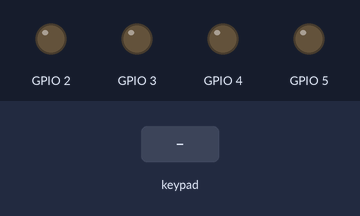
Recording of a sketch running on a simulated ESP32. Parts: output pins drawn as LEDs (lit = HIGH). The inputs (shaded band) are chosen by the test bench.

Above: at 1.2 s.
1.3 s: key 'U' pressed
At 1.5 s:
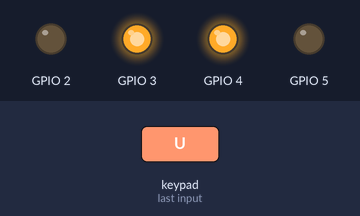
3.2 s: key 'D' pressed
At 3.4 s:
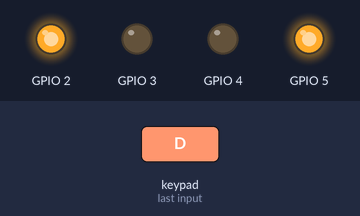
5.1 s: key 'L' pressed
At 5.3 s:
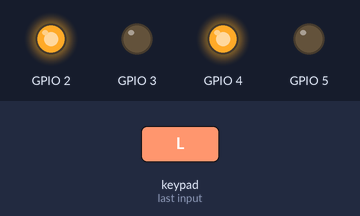
7.0 s: key 'R' pressed
At 7.2 s:
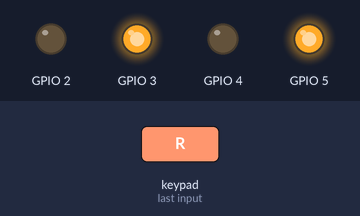
Timing chart, 0 to 9.9 s (numbered marks = the images above; inputs shaded):
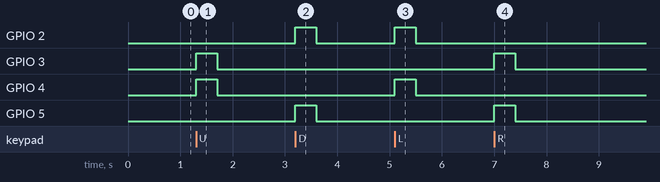

The sketch:

wendel.ino
```cpp
// Habilita os módulos personalizados do Dabble
#define CUSTOM_SETTINGS
#define INCLUDE_GAMEPAD_MODULE
#include <Dabble.h> // Biblioteca para comunicação com app Dabble via Bluetooth
// Biblioteca de controle direto dos pinos no ESP32
#include "driver/gpio.h"
// Define os pinos conectados à ponte H para os motores
#define INT1 2
#define INT2 3
#define INT3 4
#define INT4 5
// Define máscaras de bits para controle rápido desses pinos
#define INT1_MASK (1ULL << INT1)
#define INT2_MASK (1ULL << INT2)
#define INT3_MASK (1ULL << INT3)
#define INT4_MASK (1ULL << INT4)
// Configuração inicial
void setup() {
 Serial.begin(250000); // Inicializa comunicação serial (velocidade alta para test Dabble.begin(9600, 7, 6); // Inicia comunicação Bluetooth via Dabble nos pinos 7 (RX) // Cria estrutura para configurar os pinos de saída
 gpio_config_t io_conf = {
 .pin_bit_mask = INT1_MASK | INT2_MASK | INT3_MASK | INT4_MASK, // Define os 4 pinos
 .mode = GPIO_MODE_OUTPUT, // Define como saída
 .pull_up_en = GPIO_PULLUP_DISABLE, // Sem resistor de pull-up
 .pull_down_en = GPIO_PULLDOWN_DISABLE, // Sem resistor de pull-down
 .intr_type = GPIO_INTR_DISABLE // Sem interrupção
 };
 gpio_config(&io_conf); // Aplica a configuração
 // Define todos os pinos como LOW (parado)
 GPIO.out_w1tc = INT1_MASK | INT2_MASK | INT3_MASK | INT4_MASK;
}
// Loop principal
void loop() {
 Dabble.processInput(); // Processa os comandos do aplicativo Dabble
 if (GamePad.isUpPressed()) {
 // Movimento para frente
 // INT1 e INT4 = LOW; INT2 e INT3 = HIGH
 GPIO.out_w1tc = INT1_MASK | INT4_MASK; // Limpa (LOW) INT1 e INT4
 GPIO.out_w1ts = INT2_MASK | INT3_MASK; // Seta (HIGH) INT2 e INT3
 } else if (GamePad.isDownPressed()) {
 // Movimento para trás
 // INT2 e INT3 = LOW; INT1 e INT4 = HIGH
 GPIO.out_w1tc = INT2_MASK | INT3_MASK;
 GPIO.out_w1ts = INT1_MASK | INT4_MASK;
 } else if (GamePad.isLeftPressed()) {
 // Gira para esquerda
 // INT2 e INT4 = LOW; INT1 e INT3 = HIGH
 GPIO.out_w1tc = INT2_MASK | INT4_MASK;
 GPIO.out_w1ts = INT1_MASK | INT3_MASK;
 } else if (GamePad.isRightPressed()) {
 // Gira para direita
 // INT1 e INT3 = LOW; INT2 e INT4 = HIGH
 GPIO.out_w1tc = INT1_MASK | INT3_MASK;
 GPIO.out_w1ts = INT2_MASK | INT4_MASK;
 } else {
 // Parado: todos os pinos em LOW
 GPIO.out_w1tc = INT1_MASK | INT2_MASK | INT3_MASK | INT4_MASK;
 }
}
```

Measured:
- after the input at 1.3 s, GPIO 3, GPIO 4: LOW → HIGH at once, → LOW 0.40 s later
- after the input at 3.2 s, GPIO 2, GPIO 5: LOW → HIGH at once, → LOW 0.40 s later
- after the input at 5.1 s, GPIO 2, GPIO 4: LOW → HIGH at once, → LOW 0.40 s later
- after the input at 7.0 s, GPIO 3, GPIO 5: LOW → HIGH at once, → LOW 0.40 s later
